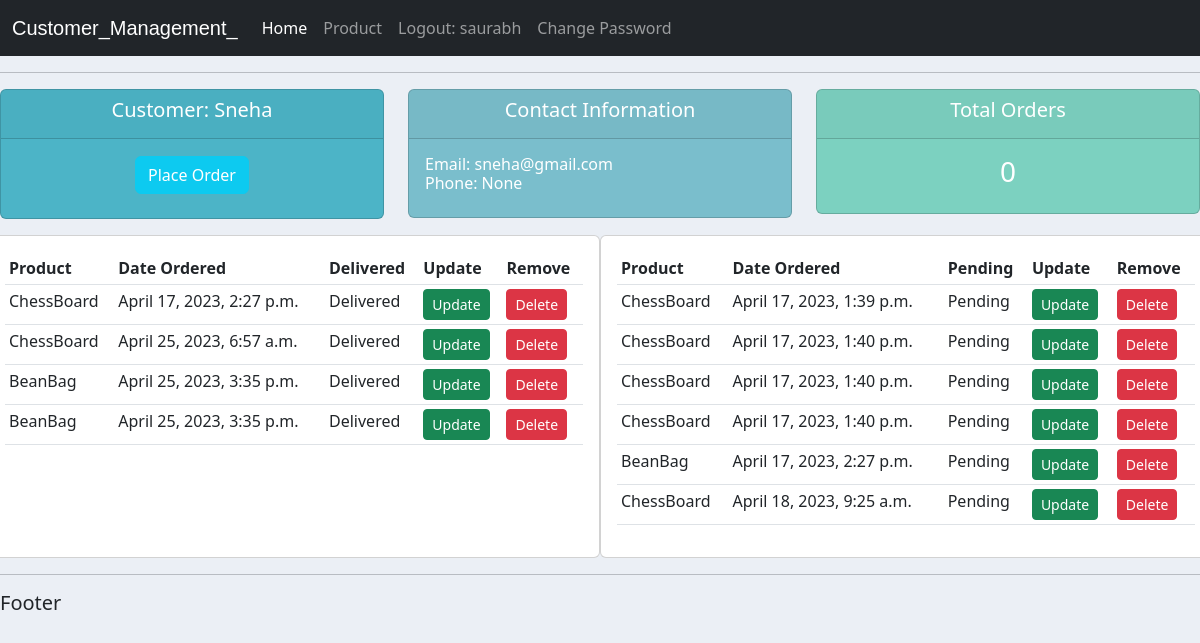
The page /customer/26/ (signed in) on the database its author committed.
### App/models.py (models this page shows, shortened)
class Customer(models.Model):
    user = models.OneToOneField(User,null=True,on_delete=models.CASCADE,serialize=id)
    name = models.CharField(max_length=200,null=True)
    phone = models.CharField(max_length=200,null=True,blank=True)
    email = models.CharField(max_length=200,null=True,blank=True)
    date = models.DateTimeField(auto_now_add=True,blank=True)

class Order(models.Model):
    STATUS = (
        ('Pending','Pending'),('Out for Delivery','Out for Delivery'),('Delivered','Delivered')
    )
    cust = models.ForeignKey(Customer,null=True,on_delete=models.SET_NULL,serialize=id)  # Many(order) to One(customer) relationship : One Customer can have Multiple orders.
    prod = models.ForeignKey(Product,null=True,on_delete=models.SET_NULL,serialize=id)   # Many(order) to One(product) Relationship : One Product can be ordered Multiple times.
    date = models.DateTimeField(auto_now_add=True)
    status = models.CharField(max_length=200,null=True,choices=STATUS)

class Product(models.Model):
    CATEGORY = (('Indoor','Indoor'),('Outdoor','Outdoor'))
    tag = models.ManyToManyField(Tag)
    name = models.CharField(max_length=200,null=True)
    price = models.FloatField(null=True)
    category = models.CharField(max_length=200,null=True,choices=CATEGORY)
    description = models.CharField(max_length=200,null=True,blank=True)
    date = models.DateTimeField(auto_now_add=True)

### App/decorators.py (the view)
        def wrapper_func(request,*args,**kwargs):
            group = None
            if request.user.groups.exists():
                group = request.user.groups.all()[0].name
            if group in allowed_roles:
                return view_func(request,*args,**kwargs)
            else:
                return redirect('/products/')

### App/views.py (called while the page is built)
@login_required(login_url='/login/')
@allowedUsers(allowed_roles=['admin','staff'])
def customerPage(request,cid):
    customer = Customer.objects.get(pk=cid)
    orders = customer.order_set.all()
    orderCount = orders.count()
    delivered = Order.objects.filter(status='Delivered')
    pending = Order.objects.filter(status='Pending')
    return render(request,'customer.html',{'customer':customer,'orderCount':orderCount,'order':orders,'delivered':delivered,'pending':pending})

### templates/customer.html (shortened to what this page needs)
{% extends 'main.html' %}
{%block content%}
<div class="row">
    <div class="col">
        <div class="col-md">
            <div class="card text-center text-white mb-3" id="total_orders">
                <div class="card-header">
                    <h5 class="card-title">Customer: {{customer.name}}</h5>
                </div>
                <div class="card-body">
                    <h3 class="card-title">
                        <a class="btn btn-info text-white" href="/createOrder/{{customer.id}}/">Place Order</a>
                    </h3>
                </div>
            </div>
        </div>
    </div>
    <div class="col">
        <div class="col-md">
            <div class="card text-center text-white mb-3" id="orders_delivered">
                <div class="card-header">
                    <h5 class="card-title">Contact Information</h5>
                </div>
                <div class="card-body">
                    <h6 class="card-title">
                        <div style="text-align:left;">Email: {{customer.email}}</div>
                        <div style="text-align:left;">Phone: {{customer.phone}}</div>
                    </h6>
                </div>
            </div>
        </div>
    </div>
    <div class="col">
        <div class="col-md">
            <div class="card text-center text-white mb-3" id="orders_pending">
                <div class="card-header">
                    <h5 class="card-title">Total Orders</h5>
                </div>
                <div class="card-body">
                    <h3 class="card-title">{{orderCount}}</h3>
                </div>
            </div>
        </div>
    </div>
</div>
<div class="row">
    <div class="col-md-5 card card-body">
        <div class="">
            <table class="table table-sm ">
                <tr>
                    <th>Product</th>
                    <th>Date Ordered</th>
                    <th>Delivered</th>
                    <th>Update</th>
                    <th>Remove</th>
                </tr>
                {%for i in delivered%}
                    <tr>
                        <td>{{i.prod.name}}</td>
                        <td>{{i.date}}</td>
                        <td>{{i.status}}</td>
                        <td><a href="/updateOrder/{{i.id}}" class="btn btn-sm btn-success">Update</a></td>
                        <td><a href="/deleteOrder/{{i.id}}" class="btn btn-sm btn-danger">Delete</a></td>
                    </tr>
                {%endfor%}
            </table>
        </div>
    </div>
    <div class="col-md-5 card card-body">
        <div class="">
            <table class="table table-sm ">
                <tr>
                    <th>Product</th>
                    <th>Date Ordered</th>
                    <th>Pending</th>
                    <th>Update</th>
                    <th>Remove</th>
                </tr>
                {%for i in pending%}
                    <tr>
                        <td>{{i.prod.name}}</td>
                        <td>{{i.date}}</td>
                        <td>{{i.status}}</td>
                        <td><a href="/updateOrder/{{i.id}}" class="btn btn-sm btn-success">Update</a></td>
                        <td><a href="/deleteOrder/{{i.id}}" class="btn btn-sm btn-danger">Delete</a></td>
                    </tr>
                {%endfor%}
            </table>
        </div>
    </div>
</div>
{%endblock content%}

### templates/navbar.html (shortened to what this page needs)
<nav class="navbar navbar-expand-lg navbar-dark bg-dark">
    <div class="container-fluid">
      <a class="navbar-brand" id="logo" href="#">Customer_Management_</a>
      <div class="collapse navbar-collapse" id="navbarNav">
        <ul class="navbar-nav">
          <li class="nav-item">
            <a class="nav-link active" aria-current="page" href="/">Home</a>
          </li>
          <li class="nav-item">
            <a class="nav-link" href="/products/">Product</a>
          </li>
          <span>
            <a class="nav-link" href="/logout/">Logout: {{request.user}}</a>
          </span>
          <span>
            <a  class="nav-link" style="display:flex;align-items:center; text-decoration:none;" href="/change/">Change Password</a>
          </span>
        </ul>
      </div>
    </div>
  </nav>

### templates/main.html (style rules this page uses)
html { overflow-x:hidden; }
#logo { font-family:sans-serif; }
body { background-color:#ebeff5; }
#total_orders { background-color:#4cb4c7; }
#orders_delivered { background-color:#7abecc; }
#orders_pending { background-color:#7CD1C0; }

### rows shown on the page
Customer: name "Sneha", email "sneha@gmail.com", phone "None"
Order: prod.name "ChessBoard", date "April 17, 2023, 2:27 p.m.", status "Delivered"
Order: prod.name "ChessBoard", date "April 25, 2023, 6:57 a.m.", status "Delivered"
Order: prod.name "BeanBag", date "April 25, 2023, 3:35 p.m.", status "Delivered"
Order: prod.name "BeanBag", date "April 25, 2023, 3:35 p.m.", status "Delivered"
Order: prod.name "ChessBoard", date "April 17, 2023, 1:39 p.m.", status "Pending"
Order: prod.name "ChessBoard", date "April 17, 2023, 1:40 p.m.", status "Pending"
Order: prod.name "ChessBoard", date "April 17, 2023, 1:40 p.m.", status "Pending"
Order: prod.name "ChessBoard", date "April 17, 2023, 1:40 p.m.", status "Pending"
Order: prod.name "BeanBag", date "April 17, 2023, 2:27 p.m.", status "Pending"
Order: prod.name "ChessBoard", date "April 18, 2023, 9:25 a.m.", status "Pending"

### other values the page prints
{{ request.user }} "saurabh"
{{ orderCount }} "0"
